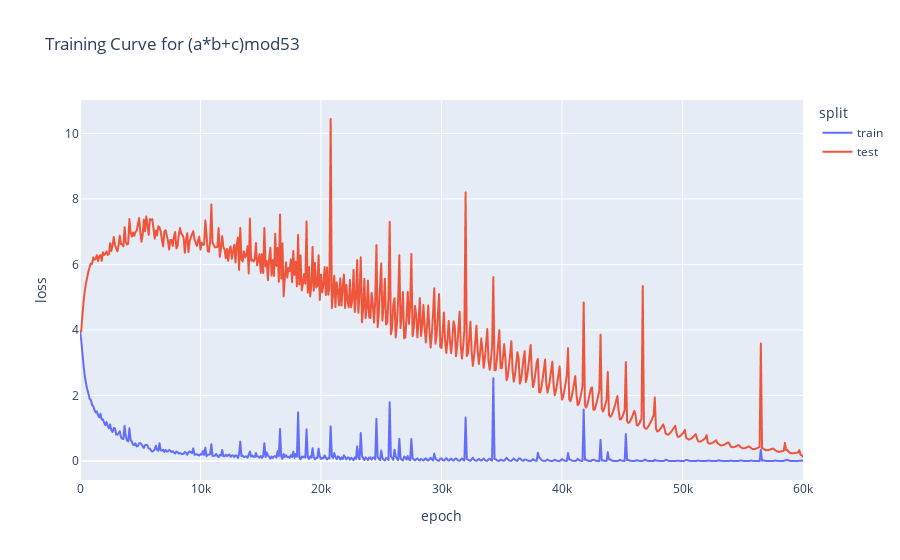

Notebook cell for this chart:
### Code cell
#loss_data
px.line(
    loss_data.filter(ps.col('epoch') % 100 == 0).to_pandas(),
    x='epoch', y='loss', color='split',
    title="Training Curve for (a*b+c)mod53")

### Figure 1 — Plotly figure (JSON) as saved in the notebook; plotly's stock layout.template omitted (floating-point values rounded to 4 significant figures; data arrays with more than 128 entries replaced by an {"elided": "..."} marker saying what was removed)
{"data": [{"hovertemplate": "split=train<br>epoch=%{x}<br>loss=%{y}<extra></extra>", "legendgroup": "train", "line": {"color": "#636efa", "dash": "solid"}, "marker": {"symbol": "circle"}, "mode": "lines", "name": "train", "showlegend": true, "type": "scattergl", "x": {"elided": "601 int values"}, "xaxis": "x", "y": {"elided": "601 float values"}, "yaxis": "y"}, {"hovertemplate": "split=test<br>epoch=%{x}<br>loss=%{y}<extra></extra>", "legendgroup": "test", "line": {"color": "#EF553B", "dash": "solid"}, "marker": {"symbol": "circle"}, "mode": "lines", "name": "test", "showlegend": true, "type": "scattergl", "x": {"elided": "601 int values"}, "xaxis": "x", "y": {"elided": "601 float values"}, "yaxis": "y"}], "layout": {"autosize": true, "legend": {"title": {"text": "split"}, "tracegroupgap": 0}, "title": {"text": "Training Curve for (a*b+c)mod53"}, "xaxis": {"anchor": "y", "autorange": true, "domain": [0, 1], "range": [0, 60000], "title": {"text": "epoch"}, "type": "linear"}, "yaxis": {"anchor": "x", "autorange": true, "domain": [0, 1], "range": [-0.5799, 11.02], "title": {"text": "loss"}, "type": "linear"}}}
